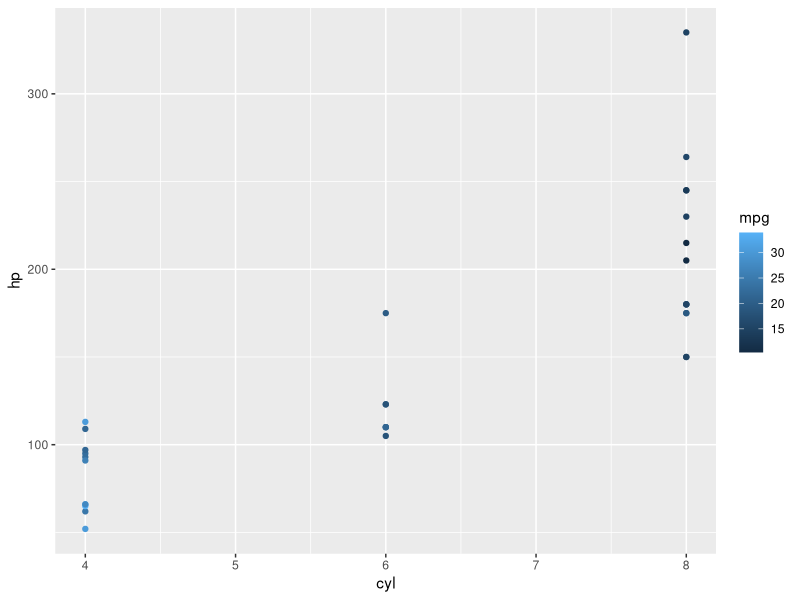
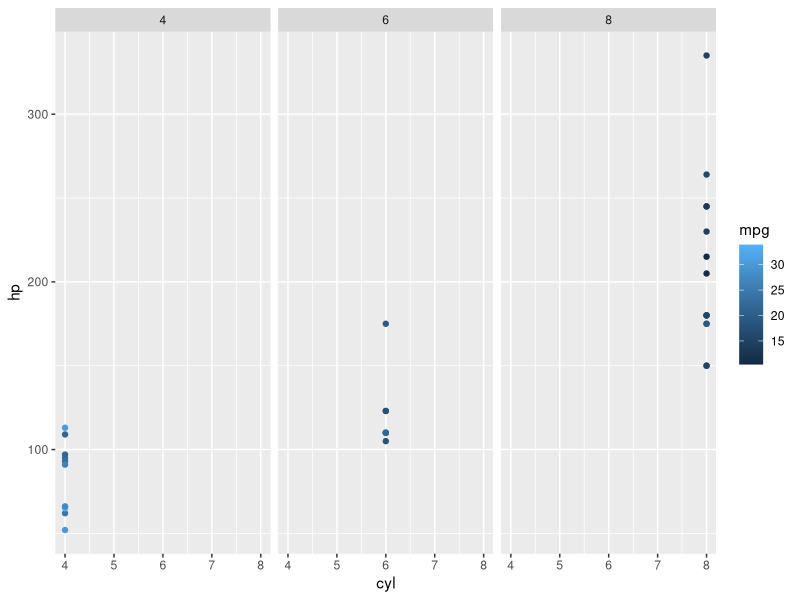
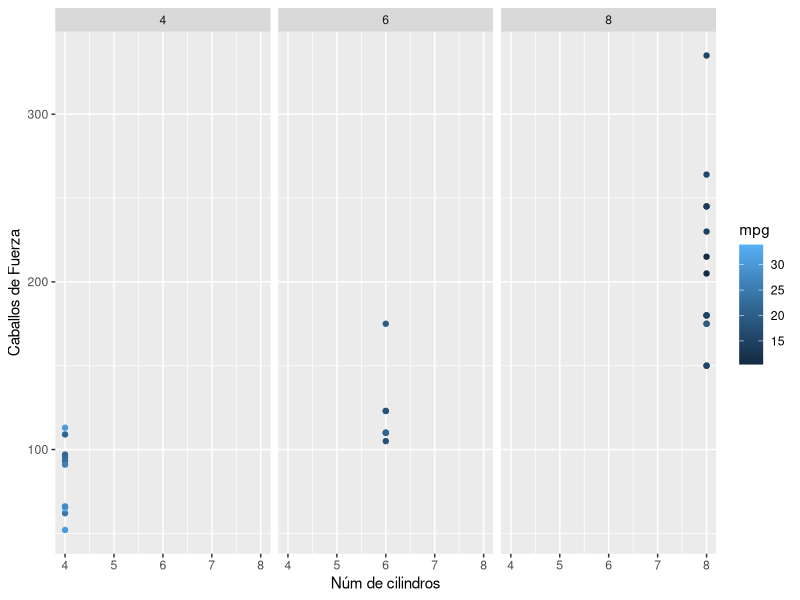

The R script that drew these images, in order:
# Ejemplo 1. Sesión 3. Desarrollo

# Comenzando con gráficos simples; vamos a utilizar el dataset mtcars.

# Instalamos el paquete (si es necesario) y lo cargamos

library(ggplot2)

# Primero recordamos cuales son las variables que contiene el dataset

names(mtcars)

# Graficamos las variables cyl en el eje x y hp en y, observa el comando geom_point()

ggplot(mtcars, aes(x=cyl, y = hp, colour = mpg )) + 
  geom_point()  # Tipo de geometría, intenta utilizar alguna otra

# Agregando carácteristicas de tema y facewrap

ggplot(mtcars, aes(x=cyl, y = hp, colour = mpg )) + 
  geom_point() +   
  theme_gray() +   # Temas (inteta cambiarlo)
  facet_wrap("cyl")  # Lo divide por el núm de cilindros

# Agregando nombres a los ejes x, y

ggplot(mtcars, aes(x = cyl, y = hp, colour = mpg )) + 
  geom_point() +   
  theme_gray() +   # Temas (inteta cambiarlo)
  facet_wrap("cyl") +  # Lo divide por el núm de cilindros
  xlab('Núm de cilindros') +  # Nombre en los ejes
  ylab('Caballos de Fuerza')

# Adicionalmente se pueden realizar otros tipos de gráficos, estos se verán en los próximos ejemplos.
